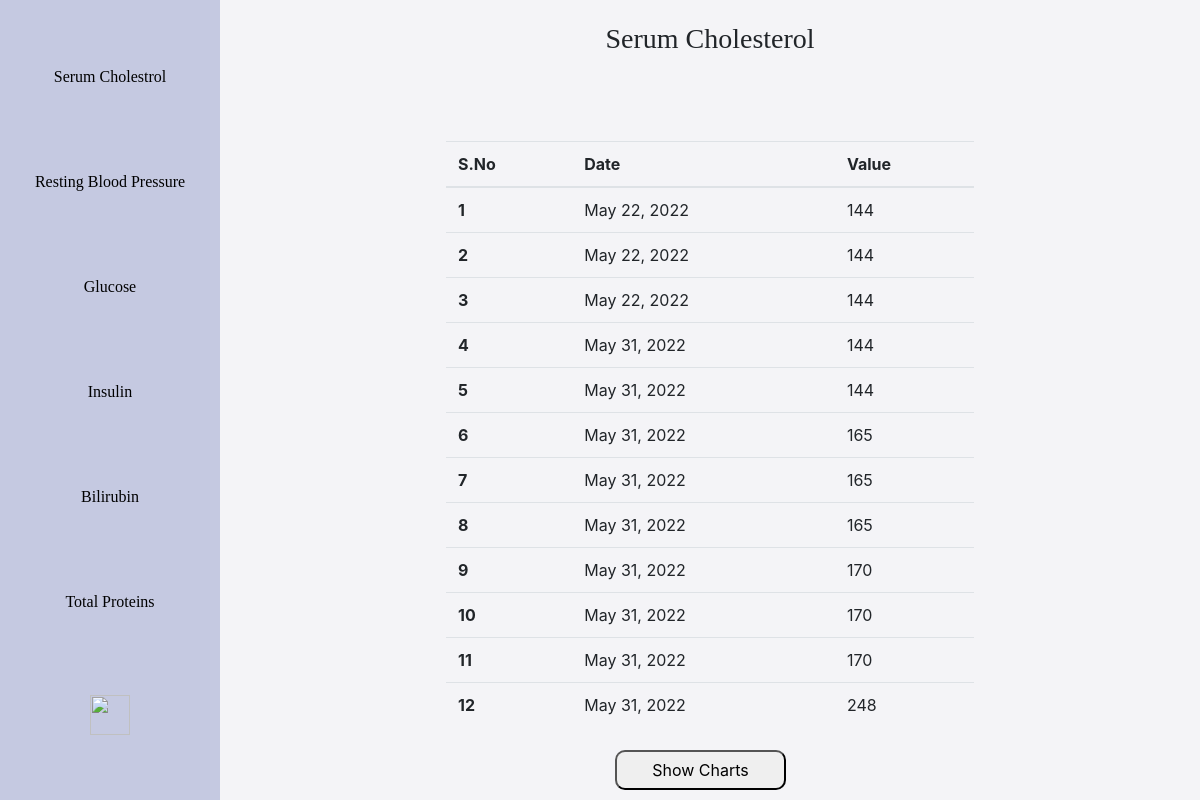
The page /analyze/cholesterol/ (signed in) on the database its author committed.
### backend/models.py (models this page shows, shortened)
class HeartPatient(models.Model):
    user = models.ForeignKey(User, on_delete=models.CASCADE)
    age = models.CharField(max_length=3, blank = False)
    sex = models.CharField(max_length=6, choices=GENDER_CHOICE, default='Male')
    chest_pain_type = models.CharField(max_length=20, choices = CHEST_PAIN_CHOICE, default='Typical Angina')
    resting_blood_pressure = models.CharField(max_length=3, blank = False)
    serum_cholesterol = models.CharField(max_length=4, blank = False)
    fasting_blood_sugar_greater_than_120 = models.CharField(max_length=10, choices=[('True', 'True'), ('False', 'False')], default='False')
    resting_electrocardiographic_results = models.CharField(max_length=20, choices = [('Normal', 'Normal'), ('Having ST-T','Having ST-T'), ('Hypertrophy','Hypertrophy')], default="Normal")
    exercise_induced_angina = models.CharField(max_length=10, choices=[('True', 'True'), ('False', 'False')], default='False')
    old_peak = models.CharField(max_length=5, default="0")
    slope = models.CharField(max_length=5, default="0")
    number_of_major_vessels_coloured_by_flouroscopy = models.CharField(max_length=1, default="0")
    date = models.DateTimeField(auto_now_add=True)

### backend/views.py (the view, shortened to what this page needs)
# urls.py: path('analyze/<str:parameter>/', views.analyze1, name='analyze'),
@login_required
def analyze1(request, parameter):
    current_user = request.user
    heart_array = HeartPatient.objects.all().filter(user=current_user)
    diabetes_array = DiabetesPatient.objects.all().filter(user=current_user)
    liver_array = LiverPatient.objects.all().filter(user=current_user)
    def foo(arr, x):
        x_arr = []
        date_array = []
        for record in arr:
            if x == "serum_cholesterol":
                x_arr.append(record.serum_cholesterol)
            elif x == "resting_blood_pressure":
                x_arr.append(record.resting_blood_pressure)
            elif x == "glucose":
                x_arr.append(record.glucose)
            elif x == "insulin":
                x_arr.append(record.insulin)
            elif x == "bilirubin":
                x_arr.append(record.total_bilirubin)
            elif x == "total_protiens":
                x_arr.append(record.total_protiens)
            date_array.append(record.date.date())
        return [x_arr, date_array]
    context = {}
    test_taken = False
    if parameter == "cholesterol":
        temp = foo(heart_array, 'serum_cholesterol')
        context['value_array'] = temp[0]
        context['date_array'] = temp[1]
        list = zip(temp[0], temp[1])
        context['list'] = list
        context['value'] = 'serum_cholesterol'
        context['heading'] = 'Serum Cholesterol'
        test_taken = True
    context['test_taken'] = test_taken
    print(test_taken)
    return render(request,'backend/analyze.html', context)

### backend/templates/backend/analyze.html (shortened to what this page needs)
{% extends "backend/base.html"%}
{% load crispy_forms_tags %}
{% load static %}
{% block content %}
<body>
  <div class="sidebar">
    <a href="{% url 'analyze' 'cholesterol' %}">
      Serum Cholestrol
    </a>
    <a href="{% url 'analyze' 'restingBloodPressure' %}">
      Resting Blood Pressure
    </a>
    <a href="{% url 'analyze' 'glucose' %}">
      Glucose
    </a>
    <a href="{% url 'analyze' 'insulin' %}">
      Insulin
    </a>
    <a href="{% url 'analyze' 'bilirubin' %}">
      Bilirubin
    </a>
    <a href="{% url 'analyze' 'total_protiens' %}">
      Total Proteins
    </a>
    <a href="{% url 'home' %}">
      <img src="https://upload.wikimedia.org/wikipedia/commons/thumb/e/e6/Home_Icon.svg/2048px-Home_Icon.svg.png" class="home-img">
    </a>
  </div>
  <div class="content">
    <h3>{{heading}}</h3>
    {% if list %}
    <table class="table">
      <thead>
        <tr>
          <th scope="col">S.No</th>
          <th scope="col">Date</th>
          <th scope="col">Value</th>
        </tr>
      </thead>
      <tbody>
        {% for date, value in list %}
        <tr>
          <th scope="row">{{forloop.counter}}</th>
          <td>{{value}}</td>
          <td>{{date}}</td>
        </tr>
        {% endfor %}
      </tbody>
    </table>
    <button class="show-chart-btn">Show Charts</button>
    {% else %}
    <h2> It looks like you haven't take the test of the disease which includes this parameter. </h2>
    {% endif %}
  </div>
</body>
{% endblock %}

### backend/templates/backend/analyze.html (style rules this page uses)
body { box-sizing: border-box; background-color: #e3e1e95c; height: 100vh; width: 100vw; margin: 0 !important; overflow-x: hidden; }
.sidebar { margin: 0; padding: 0; width: 220px; background-color: #9ba2cf87; position: fixed; height: 100%; overflow: auto; display: flex; flex-direction: column; justify-content: space-evenly; }
.sidebar a { color: black; text-align: center; padding: 16px; text-decoration: none; font-family: 'Arvo', serif; }
.home-img { width: 40px; height: 40px; }
div.content { margin-left: 220px; padding: 1px 16px; height: 100vh; }
.content h3 { padding-top: 5px; padding-bottom: 5px; margin-top: 2vh; text-align: center; font-family: 'Arvo', serif; }
.table { width: calc(100% - 35vw); margin: auto; margin-top: 10vh ; }
.show-chart-btn { width: 18%; height: 5vh; border-radius: 10px; margin-left: 40%; margin-top: 2.5%; }

### rows shown on the page
HeartPatient: list "144"
HeartPatient: list "144"
HeartPatient: list "144"
HeartPatient: list "144"
HeartPatient: list "144"
HeartPatient: list "165"
HeartPatient: list "165"
HeartPatient: list "165"
HeartPatient: list "170"
HeartPatient: list "170"
HeartPatient: list "170"
HeartPatient: list "248"

### other values the page prints
{{ heading }} "Serum Cholesterol"
{{ value }} "May 22, 2022" "May 22, 2022" "May 22, 2022" "May 31, 2022" "May 31, 2022" "May 31, 2022" "May 31, 2022" "May 31, 2022" "May 31, 2022" "May 31, 2022" "May 31, 2022" "May 31, 2022"
